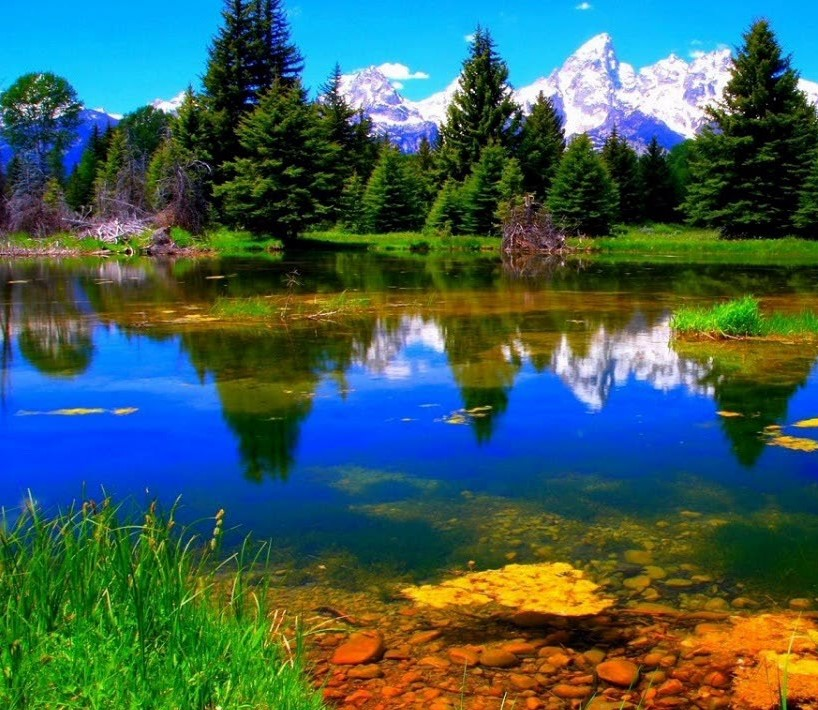
#> input picture Stitching_Panorama/DataSet/1/1.jpg, 818 x 710 px, given in place of kav.m4v, which was not available
$ python optical_flow.py
#> lines starting #> are read from the running program, lines starting #| are printed output that depends on the picture; after the words box and inside, x2 and y2 are one past the last pixel; in counts of white or black regions, pixels touching at a corner belong together; pictures that were not available may be replaced by others from this repository, and a replacement may not be noted

import cv2
import numpy as np


cap=cv2.VideoCapture("kav.m4v")

feature_params = dict( maxCorners = 100,
                      qualityLevel = 0.3,
                      minDistance = 7,
                      blockSize = 7 )

lk_params = dict( winSize = (15,15),
maxLevel = 15,
criteria = (cv2.TERM_CRITERIA_EPS | cv2.TERM_CRITERIA_COUNT, 10, 0.03))

color=np.random.randint(0,255,(100,3))

ret,old_frame=cap.read()
#> old_frame is the input picture: shape (710, 818, 3); mean B, G, R 87.6, 94.7, 62.3
old_gray=cv2.cvtColor(old_frame,cv2.COLOR_BGR2GRAY)
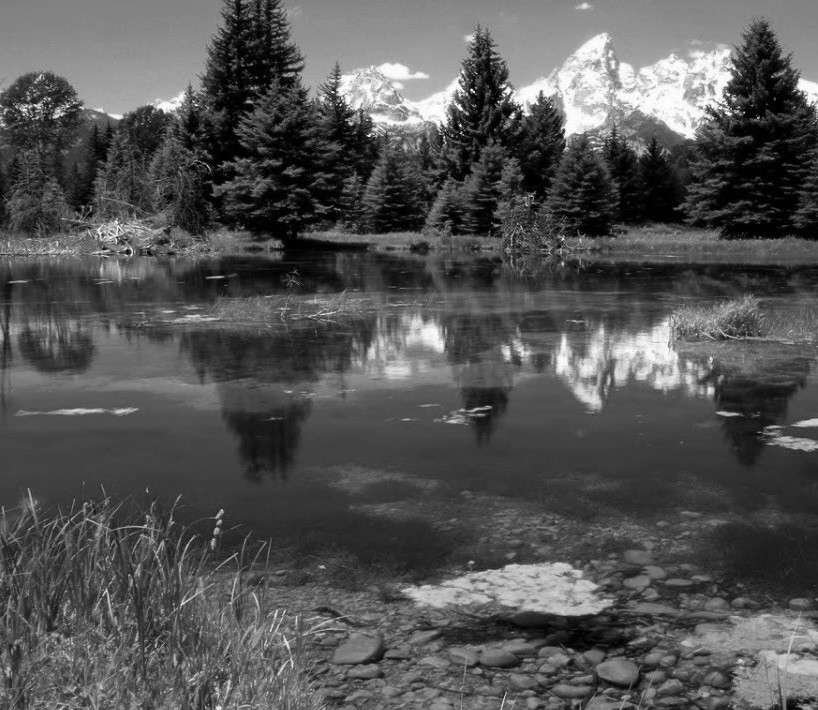
#> old_gray: shape (710, 818); min 0, max 255, mean 84.2
p0=cv2.goodFeaturesToTrack(old_gray,mask=None,**feature_params)
#> p0 = 81 rows, first 8: [128, 252], [335, 90], [473, 90], [519, 107], [504, 93], [342, 103], [535, 102], [796, 89]


mask=np.ones_like(old_frame)
kernel = cv2.getStructuringElement(cv2.MORPH_ELLIPSE,(3,3))
fbgr=cv2.createBackgroundSubtractorMOG2()

hsv = np.zeros_like(old_frame)
hsv[...,1] = 255

def dense(frame):
    frame_gray=cv2.cvtColor(frame,cv2.COLOR_BGR2GRAY)

    flow = cv2.calcOpticalFlowFarneback(old_gray,frame_gray, None, 0.5, 3, 15, 3, 5, 1.2, 0)
    mag, ang = cv2.cartToPolar(flow[...,0], flow[...,1])
    hsv[...,0] = ang*10/np.pi/2
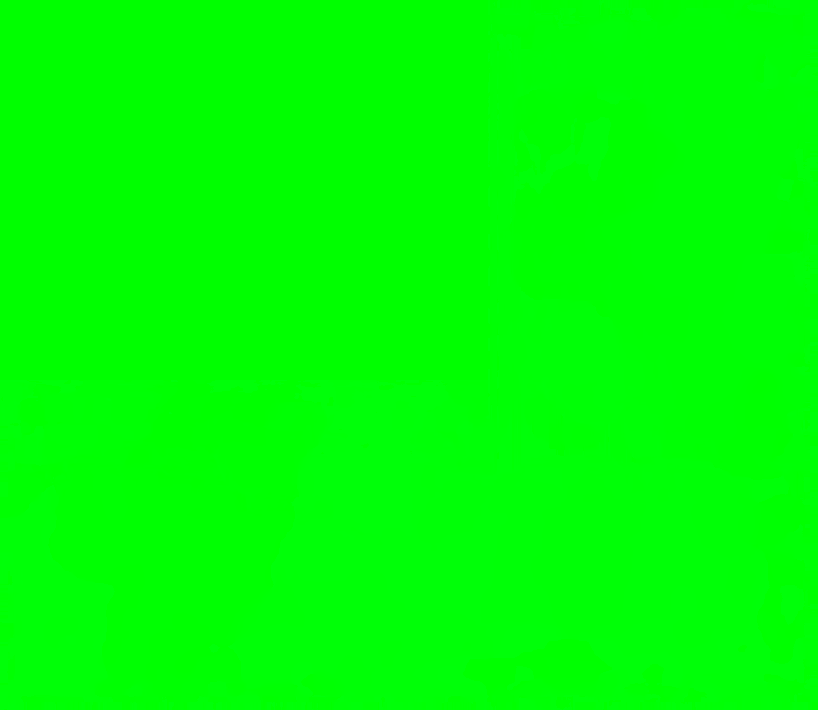
#> hsv: shape (710, 818, 3); mean of channels 0, 1, 2 3.3, 255, 0; drawn as B, G, R
    hsv[...,2] = cv2.normalize(mag,None,0,255,cv2.NORM_MINMAX)
#> hsv: shape (710, 818, 3); 0.93% of pixels changed, all inside (x1, y1, x2, y2) = (0, 78, 818, 710)
    rgb = cv2.cvtColor(hsv,cv2.COLOR_HSV2BGR)
    result= cv2.add(frame,rgb)
    return result
def draw(frame):
    fgmask=fbgr.apply(frame_gray)
#> fgmask: shape (710, 818); values 127 (black) and 255 (white), 0.27% white in thin lines or dots, all inside (x1, y1, x2, y2) = (85, 52, 816, 269)

    fgmask = cv2.morphologyEx(fgmask, cv2.MORPH_OPEN, kernel)
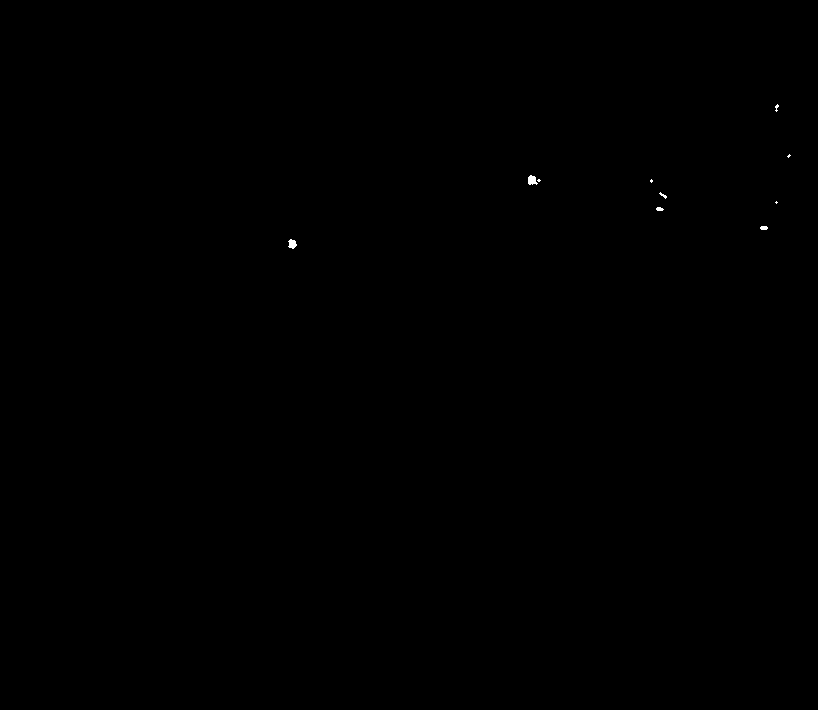
#> fgmask: shape (710, 818); values 127 (black) and 255 (white), 0.04% white; 10 white regions (5 under 20 px), largest, box (x1, y1, x2, y2) and area: (528, 175, 538, 185) 71, (288, 239, 297, 249) 62, (760, 226, 768, 230) 28, (656, 207, 664, 211) 25, (659, 192, 667, 199) 21
    # blur=cv2.GaussianBlur(frame,(5,5),0)
    # ret,fgmask=cv2.threshold(fgmask, 0,256,cv2.THRESH_BINARY)

    contours,_=cv2.findContours(fgmask,cv2.RETR_EXTERNAL,cv2.CHAIN_APPROX_SIMPLE)
#> contours = [[[0, 0], [0, 709], [817, 709], [817, 0]]]
    for cnt in contours:

        if cv2.contourArea(cnt)>120:
            # [6 lines of commented-out code are left out]

            rect = cv2.minAreaRect(cnt)
            box=cv2.boxPoints(rect)
            box=np.int0(box)
            frame=cv2.drawContours(frame,[box],0,(0,255,0),1)
            # cv2.putText(frame,'insan',center,cv2.FONT_HERSHEY_TRIPLEX,0.5,(0,0,255))
            cv2.imshow('fgmask',fgmask)
#> this loop made 1 pass
#> (cnt, rect, box) on pass 1: ([[0, 0], [0, 709], [817, 709], [817, 0]], ((408.5, 354.5), (709, 817), -90), [[817, 709], [0, 709], [0, 0], [817, 0]])
#> pass 1, in draw, `frame=cv2.drawContours(frame,[box],0,(0,255,0),1)`:
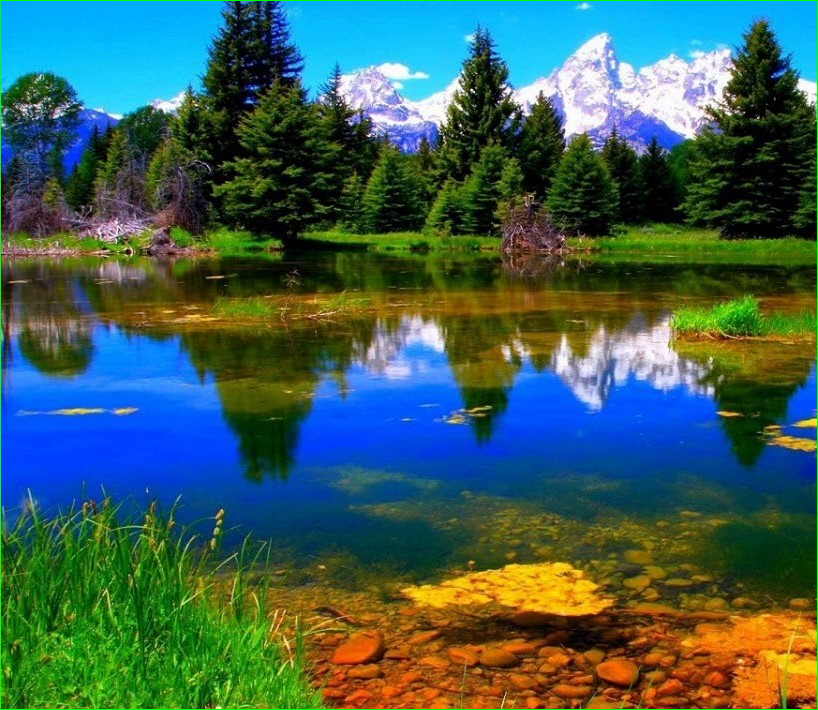
#> frame: shape (710, 818, 3); mean B, G, R 87, 95.5, 62


while True:
    ret,frame=cap.read()
    frame_gray=cv2.cvtColor(frame,cv2.COLOR_BGR2GRAY)
    frame=dense(frame)
    draw(frame)


    p1,st,err=cv2.calcOpticalFlowPyrLK(old_gray,frame_gray,p0,None,**lk_params)
#> p1 has the same summary as p0; st = 81 values from 1 to 1; err = 81 values from 0 to 0

    good_new=p1[st==1]
#> good_new = 81 pairs, first value 2 to 809, second value 40 to 705
    good_old=p0[st==1]
#> good_old has the same summary as good_new

    for i,(new,old) in enumerate(zip(good_new,good_old)):
        a,b=new.ravel()
        c,d=old.ravel()
        mask=cv2.line(mask,(a,b),(c,d),color[i].tolist(),2)
        frame = cv2.circle(frame,(a,b),5,color[i].tolist(),-1)
#> this loop made 81 passes
#> (a, b, c, d) on passes 1 to 12: (128, 252, 128, 252), (335, 90, 335, 90), (473, 90, 473, 90), (519, 107, 519, 107), (504, 93, 504, 93), (342, 103, 342, 103), (535, 102, 535, 102), (796, 89, 796, 89), (809, 104, 809, 104), (512, 115, 512, 115), (732, 97, 732, 97), (498, 103, 498, 103)
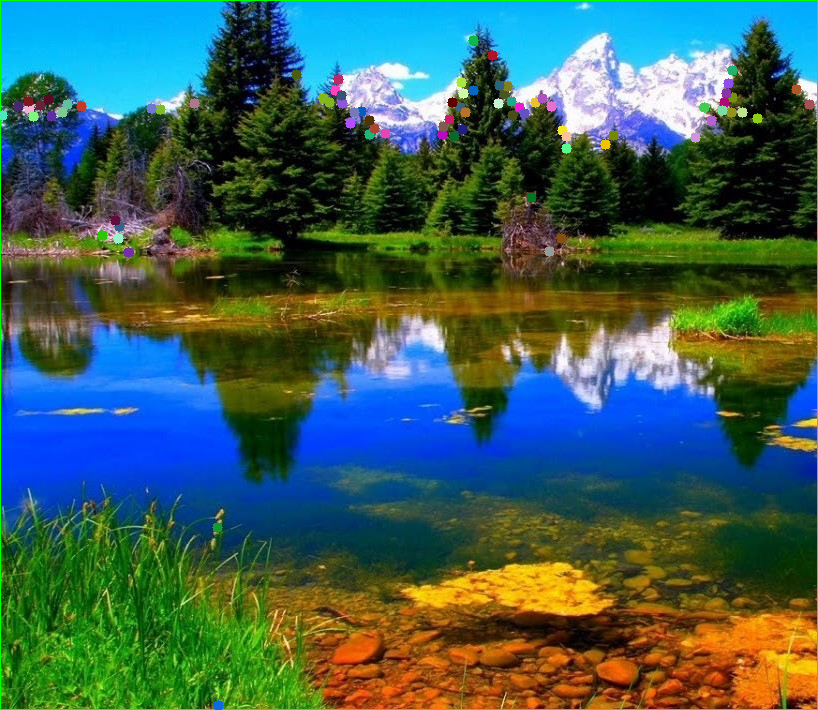
#> frame: shape (710, 818, 3); mean B, G, R 86.9, 95.5, 62.2
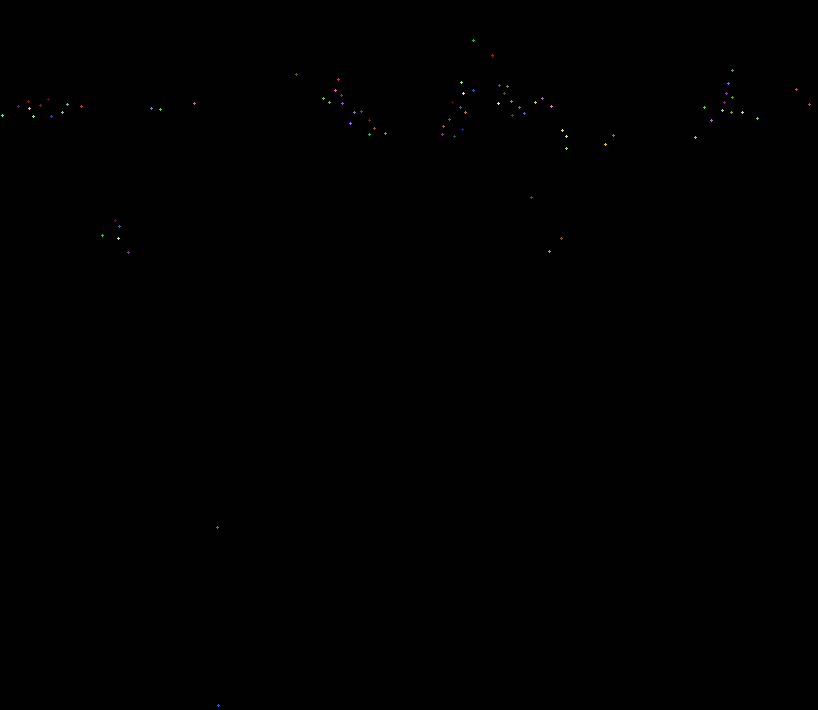
#> mask: shape (710, 818, 3); mean of channels 0, 1, 2 1.1, 1.1, 1.1; drawn as B, G, R
            # mask=cv2.rectangle(mask,(a,b),(c,d),color[i].tolist(),2)

    img = cv2.add(frame,mask)
    res = np.hstack((mask,img))
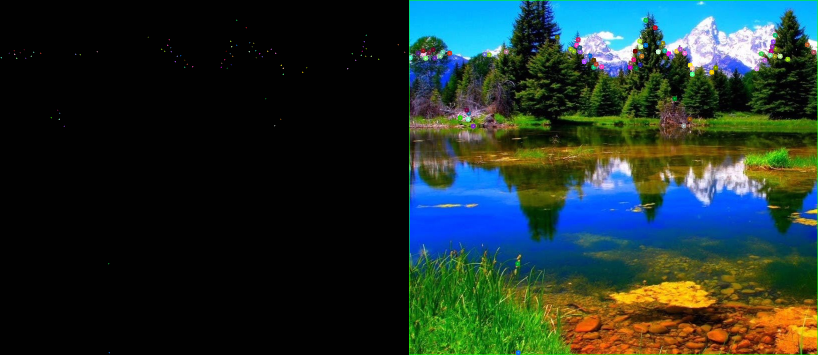
#> res: shape (710, 1636, 3) (shown at 1/2 size); mean of channels 0, 1, 2 44.5, 48.8, 32.1; drawn as B, G, R
    cv2.imshow('res',frame)
    # cv2.imshow('Mask',mask)
    k = cv2.waitKey(25) & 0xff
#> (key Esc is pressed here)
    if k == 27:
        break

    old_gray = frame_gray.copy()
    p0 = good_new.reshape(-1,1,2)
cv2.destroyAllWindows()
cap.release()

$ run again, on Stitching_Panorama/DataSet/1/2.jpg
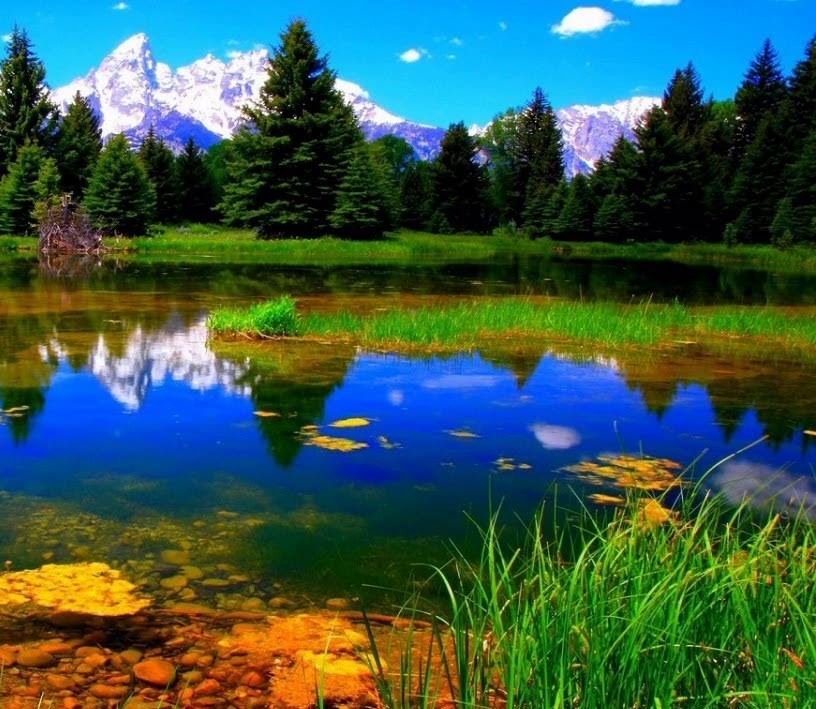
#> input picture Stitching_Panorama/DataSet/1/2.jpg, 816 x 709 px, given in place of kav.m4v, which was not available
#> old_frame is the input picture: shape (709, 816, 3); mean B, G, R 77.9, 90.6, 57.4
#> p0 = 100 rows, first 8: [56, 107], [10, 90], [41, 93], [470, 133], [659, 106], [72, 102], [346, 104], [333, 89]
#> in draw, `fgmask = cv2.morphologyEx(fgmask, cv2.MORPH_OPEN, kernel)`:
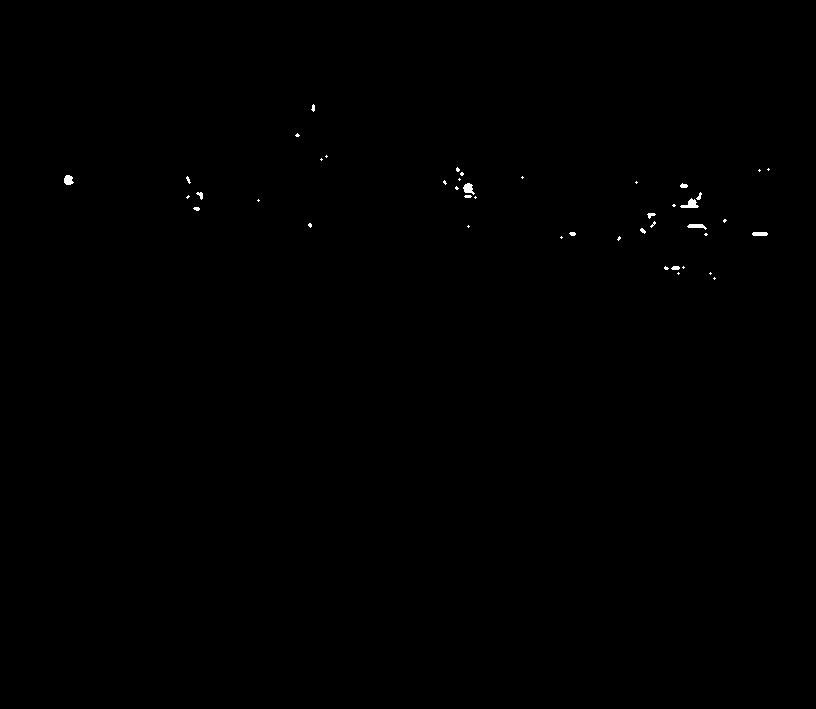
#> fgmask: shape (709, 816); values 127 (black) and 255 (white), 0.15% white; 44 white regions (29 under 20 px), largest, box (x1, y1, x2, y2) and area: (680, 198, 699, 208) 98, (463, 183, 475, 195) 85, (64, 175, 74, 185) 76
#> contours = [[[0, 0], [0, 708], [815, 708], [815, 0]]]
#> the loop in draw, `for cnt in contours: ` made 1 pass
#> (cnt, rect, box) on pass 1: ([[0, 0], [0, 708], [815, 708], [815, 0]], ((407.5, 354), (708, 815), -90), [[815, 708], [0, 708], [0, 0], [815, 0]])
#> p1 has the same summary as p0; st = 100 values from 1 to 1; err = 100 values from 0 to 0
#> good_new = 100 pairs, first value 1 to 781, second value 40 to 707
#> good_old has the same summary as good_new
#> the loop `for i,(new,old) in enumerate(zip(good_new,good_old)):` made 100 passes
#> (a, b, c, d) on passes 1 to 8: (56, 107, 56, 107), (10, 90, 10, 90), (41, 93, 41, 93), (470, 133, 470, 133), (659, 106, 659, 106), (72, 102, 72, 102), (346, 104, 346, 104), (333, 89, 333, 89)
#> `res = np.hstack((mask,img))`:
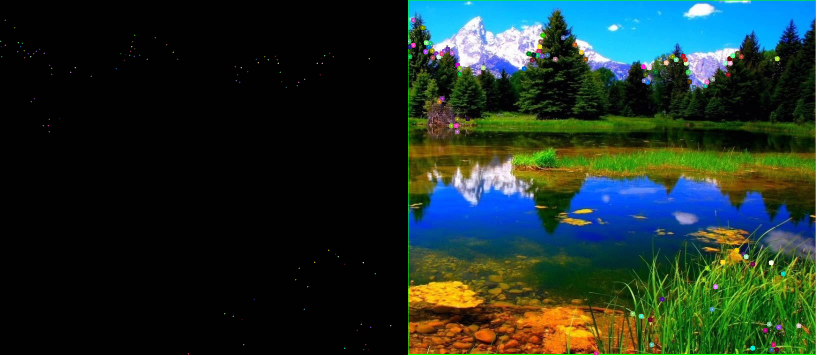
#> res: shape (709, 1632, 3) (shown at 1/2 size); mean of channels 0, 1, 2 39.9, 46.9, 29.9; drawn as B, G, R
